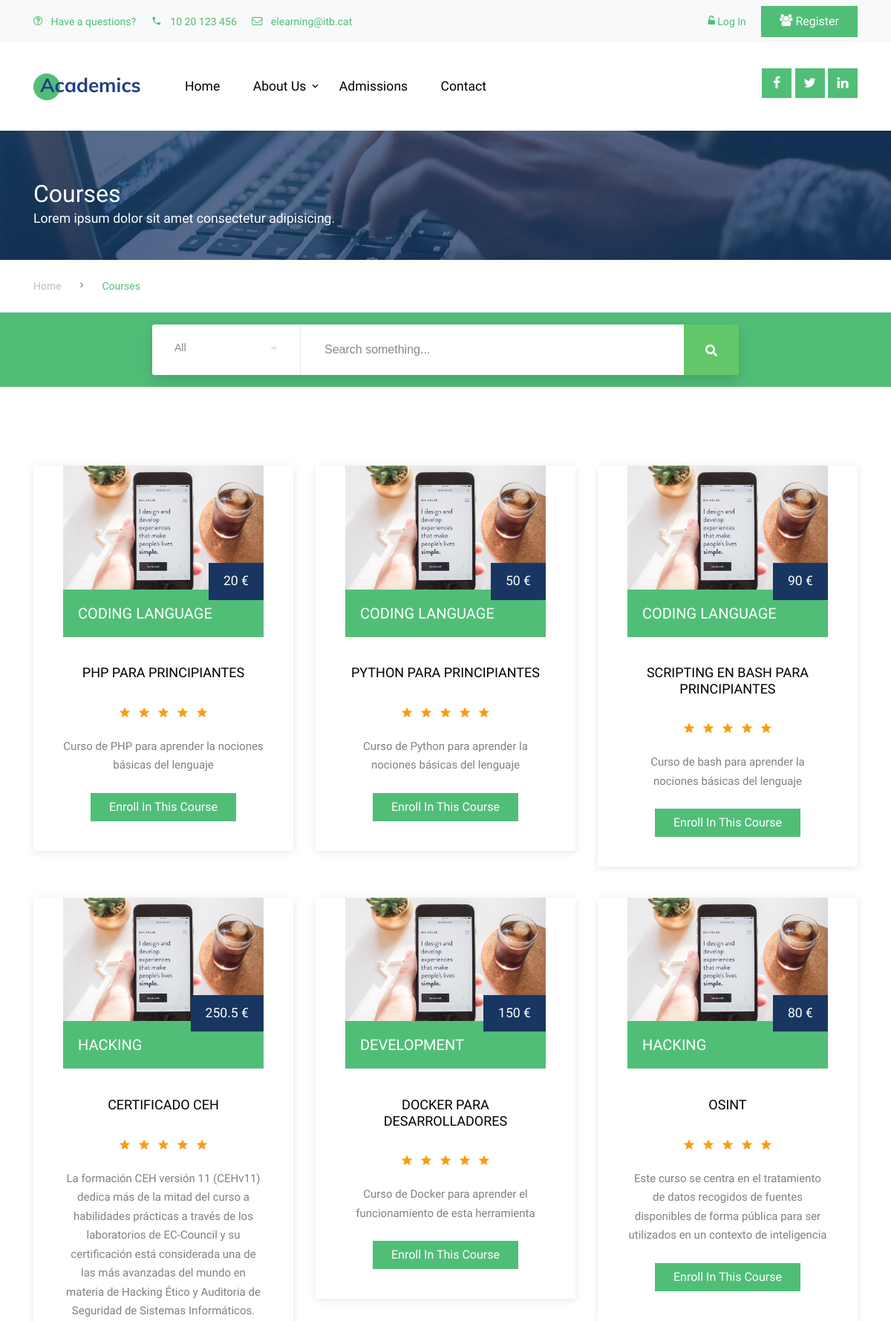
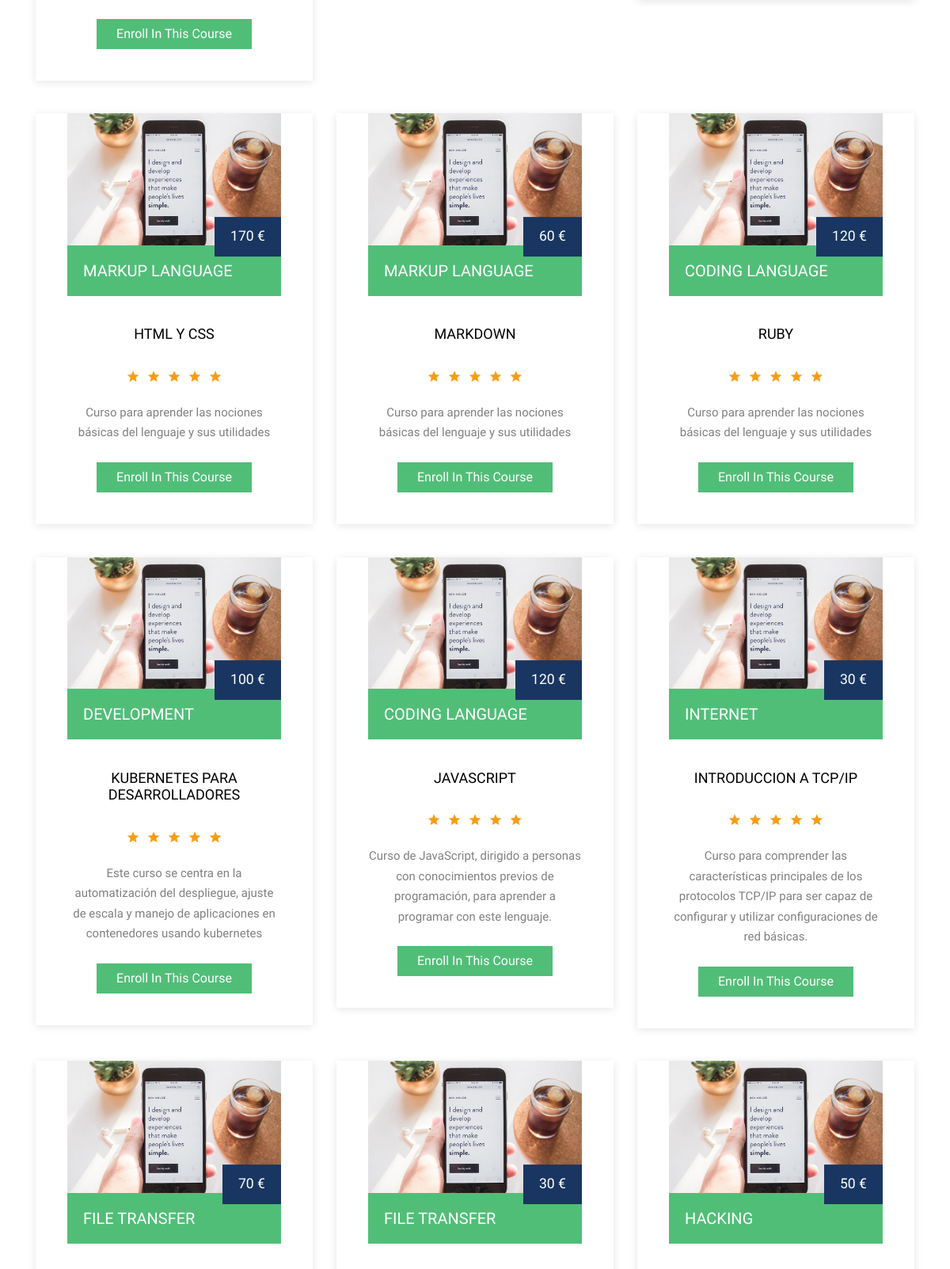
/courses.php (upper part), run on the app's committed database (2 pictures, top to bottom).
### tables this page shows
CREATE TABLE `classes` (
  `id` int NOT NULL,
  `assignatura` varchar(50) NOT NULL,
  `categoria` varchar(50) NOT NULL,
  `descripcio` varchar(500) NOT NULL,
  `preu` float NOT NULL
);

### www/server.php (called while the page is built, shortened)
<?php
$db = mysqli_connect('db', 'administrator', 'admin123', 'elearning');
if (isset($_GET['submit'])) {
  if (!empty($_GET['search'])) {
    $search = mysqli_real_escape_string($db, $_GET['search']);
    $opt = $_GET['options'];
    if ($opt != "all"){
      $sql = "SELECT id, assignatura, categoria, preu, descripcio FROM classes where $opt like UPPER('$search')";
    }else{
      $sql = "SELECT id, assignatura, categoria, preu, descripcio FROM classes where assignatura like UPPER('$search') OR categoria like UPPER('$search') OR preu like UPPER('$search') OR descripcio like UPPER('%$search%')";
    }
  }
}else{
      $sql = "SELECT id, assignatura, categoria, preu, descripcio FROM classes";
    }
  $search_results = mysqli_query($db, $sql);
?>

### www/courses.php (the view, shortened to what this page needs)
<? include('layout.php');
include('server.php');
head('Elearning')?>
    <div class="site-section ftco-subscribe-1 site-blocks-cover pb-4" style="background-image: url('images/bg_1.jpg')">
        <div class="container">
          <div class="row align-items-end">
            <div class="col-lg-7">
              <h2 class="mb-0">Courses</h2>
              <p>Lorem ipsum dolor sit amet consectetur adipisicing.</p>
            </div>
          </div>
        </div>
      </div>
    <div class="custom-breadcrumns border-bottom">
      <div class="container">
        <a href="index.html">Home</a>
        <span class="mx-3 icon-keyboard_arrow_right"></span>
        <span class="current">Courses</span>
      </div>
    </div>
   <div class="s003">
      <form method="get" action="<?php echo htmlspecialchars($_SERVER["PHP_SELF"]);?>">
        <div class="inner-form">
          <div class="input-field first-wrap">
            <div class="input-select">
              <select data-trigger="" name="options">
                <option placeholder="" value="all">All</option>
              </select>
            </div>
          </div>
          <div class="input-field second-wrap">
            <input id="search" type="text" name="search" placeholder="Search something... " />
          </div>
          <div class="input-field third-wrap">
            <button class="btn-search" type="submit" name="submit" >
            </button>
          </div>
        </div>
      </form>
    </div>
  <div class="site-section">
        <div class="container">
            <div class="row">
<?php
  if (isset($search_results)) {
    if (mysqli_num_rows($search_results) > 0) {
      while($row = mysqli_fetch_assoc($search_results)) {
        echo '
                    <div class="col-lg-4 col-md-6 mb-4">
                        <div class="course-1-item">
                            <figure class="thumnail">
                            <a href="course-single.php"><img src="images/course_1.jpg" alt="Image" class="img-fluid"></a>
                            <div class="price">'.$row["preu"].' €</div>
                            <div class="category"><h3>'.$row["categoria"].'</h3></div>
                            </figure>
                            <div class="course-1-content pb-4">
                            <h2>'.$row["assignatura"].'</h2>
                            <div class="rating text-center mb-3">
                                <span class="icon-star2 text-warning"></span>
                                <span class="icon-star2 text-warning"></span>
                                <span class="icon-star2 text-warning"></span>
                                <span class="icon-star2 text-warning"></span>
                                <span class="icon-star2 text-warning"></span>
                            </div>
                            <p class="desc mb-4">'.$row["descripcio"].'</p>
                            <p><a href="course-single.html" class="btn btn-primary rounded-0 px-4">Enroll In This Course</a></p>
                            </div>
                        </div>
                    </div>';
      }
} else {
  echo "0 results";
  }
  }else{
    echo '<h1>Buscar cursos</h1>';
  }
?>
            </div>
        </div>
    </div>
<?php foot();?>

### www/layout.php (shortened to what this page needs)
<?php
function head($title = ''){
	echo '<!DOCTYPE html>
<html lang="en">
<head>
  <title>'.$title.'</title>
  <meta charset="utf-8">
  <meta name="viewport" content="width=device-width, initial-scale=1, shrink-to-fit=no">
  <link href="https://fonts.googleapis.com/css?family=Muli:300,400,700,900" rel="stylesheet">
  <link rel="stylesheet" href="fonts/icomoon/style.css">
  <link rel="stylesheet" href="css/bootstrap.min.css">
  <link rel="stylesheet" href="css/jquery-ui.css">
  <link rel="stylesheet" href="css/owl.carousel.min.css">
  <link rel="stylesheet" href="css/owl.theme.default.min.css">
  <link rel="stylesheet" href="css/owl.theme.default.min.css">
  <link rel="stylesheet" href="css/jquery.fancybox.min.css">
  <link rel="stylesheet" href="css/bootstrap-datepicker.css">
  <link rel="stylesheet" href="fonts/flaticon/font/flaticon.css">
  <link rel="stylesheet" href="css/aos.css">
  <link href="css/jquery.mb.YTPlayer.min.css" media="all" rel="stylesheet" type="text/css">
  <link rel="stylesheet" href="css/style.css">
  <link rel="stylesheet" href="css/main.css">
</head>
<body data-spy="scroll" data-target=".site-navbar-target" data-offset="300">
  <div class="site-wrap">
    <div class="site-mobile-menu site-navbar-target">
      <div class="site-mobile-menu-header">
	<div class="site-mobile-menu-close mt-3">
	  <span class="icon-close2 js-menu-toggle"></span>
	</div>
      </div>
      <div class="site-mobile-menu-body"></div>
    </div>
    <div class="py-2 bg-light">
      <div class="container">
	<div class="row align-items-center">
	  <div class="col-lg-9 d-none d-lg-block">
	    <a href="#" class="small mr-3"><span class="icon-question-circle-o mr-2"></span> Have a questions?</a>
	    <a href="#" class="small mr-3"><span class="icon-phone2 mr-2"></span> 10 20 123 456</a>
	    <a href="#" class="small mr-3"><span class="icon-envelope-o mr-2"></span> elearning@itb.cat</a>
	  </div>
    <div class="col-lg-3 text-right">';
  if (isset($_SESSION['username'])){
echo '<a href="logout.php" class="small mr-3"><span class="icon-unlock-alt"></span> log out</a>';
  } else {
    echo '
	    <a href="login.php" class="small mr-3"><span class="icon-unlock-alt"></span> Log In</a>
	    <a href="register.php" class="small btn btn-primary px-4 py-2 rounded-0"><span class="icon-users"></span> Register</a>
';
  }
    echo'</div>
	</div>
      </div>
    </div>
<header class="site-navbar py-4 js-sticky-header site-navbar-target" role="banner">
      <div class="container">
        <div class="d-flex align-items-center">
          <div class="site-logo">
            <a href="index.php" class="d-block">
              <img src="images/logo.jpg" alt="Image" class="img-fluid">
            </a>
          </div>
          <div class="mr-auto">
            <nav class="site-navigation position-relative text-right" role="navigation">
              <ul class="site-menu main-menu js-clone-nav mr-auto d-none d-lg-block">
                <li>
                  <a href="index.php" class="nav-link text-left">Home</a>
                </li>
';
    if (!isset($_SESSION['permissions'] )){
               echo' <li class="has-children">
                  <a href="about.php" class="nav-link text-left">About Us</a>
                  <ul class="dropdown">
                    <li><a href="teachers.php">Our Teachers</a></li>
                    <li><a href="about.php">Our School</a></li>
                  </ul>
                </li>
                <li>
                  <a href="admissions.php" class="nav-link text-left">Admissions</a>
                </li>';
    }else{
      echo '<li>
                  <a href="courses.php" class="nav-link text-left">';echo $r_perm;echo ' Courses</a>
                  </li>
';
          }
          echo'
                <li>
                    <a href="contact.php" class="nav-link text-left">Contact</a>
                  </li>
              </ul>                                                                                                                                                                                                                                                                                          </ul>
            </nav>
          </div>
          <div class="ml-auto">';
        echo '<div class="social-wrap">
              <a href="#"><span class="icon-facebook"></span></a>
              <a href="#"><span class="icon-twitter"></span></a>
              <a href="#"><span class="icon-linkedin"></span></a>
              <a href="#" class="d-inline-block d-lg-none site-menu-toggle js-menu-toggle text-black"><span
                class="icon-menu h3"></span></a>
            </div>
          </div>
        </div>
      </div>
    </header>
';
}
function foot () {
    echo '
  </div>
</body>
</html>';
}

### www/css/style.css (style rules this page uses)
body { line-height: 1.7; color: gray; font-weight: 300; font-size: 1.1rem; }
a { -webkit-transition: .3s all ease; -o-transition: .3s all ease; transition: .3s all ease; }
h1, h2, h3, h4, h5, .h1, .h2, .h3, .h4, .h5 { font-family: "Muli", -apple-system, BlinkMacSystemFont, "Segoe UI", Roboto, "Helvetica Neue", Arial, sans-serif, "Apple Color Emoji", "Segoe UI Emoji", "Segoe UI Symbol", "Noto Color Emoji"; }
.site-wrap:before { display: none; -webkit-transition: .3s all ease-in-out; -o-transition: .3s all ease-in-out; transition: .3s all ease-in-out; background: rgba(0, 0, 0, 0.6); content: ""; position: absolute; z-index: 2000; top: 0; left: 0; right: 0; bottom: 0; opacity: 0; visibility: hidden; }
.site-section { padding: 2.5em 0; }
@media (min-width: 768px) { .site-section { padding: 5em 0; } }
.site-logo { position: relative; font-weight: 900; font-size: 1.3rem; }
.site-logo a { color: #000; }
.site-navbar { margin-bottom: 0px; z-index: 1999; position: absolute; width: 100%; }
.site-navbar .site-navigation .site-menu { margin-bottom: 0; }
.site-navbar .site-navigation .site-menu a { text-decoration: none !important; display: inline-block; }
.site-navbar .site-navigation .site-menu > li { display: inline-block; }
.site-navbar .site-navigation .site-menu > li > a { padding: 20px 20px; color: #000; display: inline-block; text-decoration: none !important; }
.site-navbar .site-navigation .site-menu .has-children { position: relative; }
.site-navbar .site-navigation .site-menu .has-children > a { position: relative; padding-right: 20px; }
.site-navbar .site-navigation .site-menu .has-children > a:before { position: absolute; content: "\e313"; font-size: 16px; top: 50%; right: 0; -webkit-transform: translateY(-50%); -ms-transform: translateY(-50%); transform: translateY(-50%); font-family: 'icomoon'; }
.site-mobile-menu .site-nav-wrap { padding: 0; margin: 0; list-style: none; position: relative; }
.site-mobile-menu .site-nav-wrap a { padding: 10px 20px; display: block; position: relative; color: #212529; }
.site-mobile-menu .site-nav-wrap li { position: relative; display: block; }
.site-mobile-menu .site-nav-wrap > li { display: block; position: relative; float: left; width: 100%; }
.site-mobile-menu .site-nav-wrap > li > a { padding-left: 20px; font-size: 20px; }
.sticky-wrapper + .site-blocks-cover { margin-top: 96px; }
.sticky-wrapper .site-navbar { -webkit-transition: .3s all ease; -o-transition: .3s all ease; transition: .3s all ease; background: #fff; }
.sticky-wrapper .site-navbar .site-logo a { color: #000; }
.sticky-wrapper .site-navbar .site-menu > li { display: inline-block; }
.custom-breadcrumns { padding: 20px 0; }
.custom-breadcrumns span, .custom-breadcrumns a { font-size: 14px; }
.custom-breadcrumns a { display: inline-block; color: #bdbdbd; }
.custom-breadcrumns .current { color: #51be78; }
.social-wrap a { display: inline-block; width: 40px; height: 40px; background: #51be78; position: relative; }
.social-wrap a > span { position: absolute; color: #fff; left: 50%; top: 50%; -webkit-transform: translate(-50%, -50%); -ms-transform: translate(-50%, -50%); transform: translate(-50%, -50%); }
.course-1-item { -webkit-box-shadow: 0 2px 10px 0 rgba(0, 0, 0, 0.1); box-shadow: 0 2px 10px 0 rgba(0, 0, 0, 0.1); }
.course-1-item figure { position: relative; }
.course-1-item .category { background: #51be78; padding: 20px; }
.course-1-item .category h3 { color: #fff; font-size: 20px; margin-bottom: 0; }
.course-1-item .price { position: absolute; bottom: 0; right: 0; -webkit-transform: translatey(-100%); -ms-transform: translatey(-100%); transform: translatey(-100%); padding: 10px 20px; background: #183661; color: #fff; }
.course-1-item .course-1-content { padding: 20px 40px; text-align: center; }
.course-1-item .course-1-content h2 { margin: 0 0 30px 0; font-size: 18px; color: #000; }
.course-1-item .course-1-content .rating { text-align: center; }
.course-1-item .course-1-content .rating > span { display: inline-block; margin: 2px; }
.course-1-item .course-1-content .desc { font-size: 15px; }
.ftco-subscribe-1 { background-size: cover; background-position: center center; background-repeat: no-repeat; position: relative; }
.ftco-subscribe-1:before { position: absolute; content: ""; background: #183661; opacity: .7; z-index: 1; top: 0; left: 0; right: 0; bottom: 0; }
.ftco-subscribe-1 > .container { position: relative; z-index: 2; }
.ftco-subscribe-1 > .container h2, .ftco-subscribe-1 > .container p { color: #fff; }

### data on the page
classes: preu "20", categoria "CODING LANGUAGE", assignatura "PHP PARA PRINCIPIANTES", descripcio "Curso de PHP para aprender la nociones básicas del lenguaje"
classes: preu "50", categoria "CODING LANGUAGE", assignatura "PYTHON PARA PRINCIPIANTES", descripcio "Curso de Python para aprender la nociones básicas del lenguaje"
classes: preu "90", categoria "CODING LANGUAGE", assignatura "SCRIPTING EN BASH PARA PRINCIPIANTES", descripcio "Curso de bash para aprender la nociones básicas del lenguaje"
classes: preu "250.5", categoria "HACKING", assignatura "CERTIFICADO CEH", descripcio "La formación CEH versión 11 (CEHv11) dedica más de la mitad del curso a habilidades prácticas a través de los laboratorios de EC-Council y su certificación está considerada una de las más avanzadas del mundo en materia de Hacking Ético y Auditoria de Seguridad de Sistemas Informáticos."
classes: preu "150", categoria "DEVELOPMENT", assignatura "DOCKER PARA DESARROLLADORES", descripcio "Curso de Docker para aprender el funcionamiento de esta herramienta"
classes: preu "80", categoria "HACKING", assignatura "OSINT", descripcio "Este curso se centra en el tratamiento de datos recogidos de fuentes disponibles de forma pública para ser utilizados en un contexto de inteligencia"
classes: preu "170", categoria "MARKUP LANGUAGE", assignatura "HTML Y CSS", descripcio "Curso para aprender las nociones básicas del lenguaje y sus utilidades"
classes: preu "60", categoria "MARKUP LANGUAGE", assignatura "MARKDOWN", descripcio "Curso para aprender las nociones básicas del lenguaje y sus utilidades"
classes: preu "120", categoria "CODING LANGUAGE", assignatura "RUBY", descripcio "Curso para aprender las nociones básicas del lenguaje y sus utilidades"
classes: preu "100", categoria "DEVELOPMENT", assignatura "KUBERNETES PARA DESARROLLADORES", descripcio "Este curso se centra en la automatización del despliegue, ajuste de escala y manejo de aplicaciones en contenedores usando kubernetes"
classes: preu "120", categoria "CODING LANGUAGE", assignatura "JAVASCRIPT", descripcio "Curso de JavaScript, dirigido a personas con conocimientos previos de programación, para aprender a programar con este lenguaje."
classes: preu "30", categoria "INTERNET", assignatura "INTRODUCCION A TCP/IP", descripcio "Curso para comprender las características principales de los protocolos TCP/IP para ser capaz de configurar y utilizar configuraciones de red básicas."
classes: preu "70", categoria "FILE TRANSFER"
classes: preu "30", categoria "FILE TRANSFER"
classes: preu "50", categoria "HACKING"
